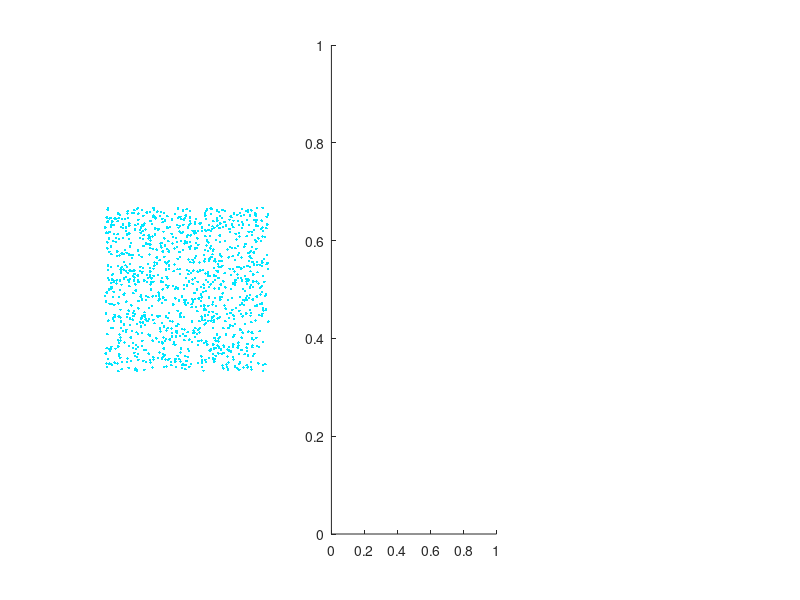

Source code (MATLAB): (Note: this script raises an error after producing the figure.)
%% Chapter 16 -- Thermodynamics and Statistical Mechanics: a hard-disk gas
% Self-contained: paste into the editor or the command window and run.
% No local functions, no other files needed. Needs MATLAB R2018a or newer.
% Runs about a minute or two (1000 disks, 1500 time steps).
%   S = -sum p ln p over an M x M grid of cells (per particle, k = 1)
%   Maxwell-Boltzmann (2-D): f(v) = (m v/kT) exp(-m v^2/2kT)
clear; clc; close all;
rng(7);

%% 1 Physics Engine
N = 1000; r = 0.005; L = 1.0; kT = 1.0; m = 1;
dt = 0.002; nsteps = 1500; M = 10;
plogp = @(p) p(p>0).*log(p(p>0));
cellS = @(P) -sum(plogp(accumarray(min(floor(P(:,1)/L*M),M-1)*M + min(floor(P(:,2)/L*M),M-1) + 1, 1, [M*M 1])/size(P,1)));

%% 2 Initial Conditions -- every disk starts in the LEFT half of the box
pos = zeros(N,2); n = 0;
while n < N
    p = [r + (0.5-2*r)*rand, r + (L-2*r)*rand];
    if n == 0 || min(hypot(pos(1:n,1)-p(1), pos(1:n,2)-p(2))) > 2*r
        n = n + 1; pos(n,:) = p;
    end
end
v = randn(N,2);
v = v - mean(v,1);                               % zero total momentum
v = v*sqrt(2*N*kT/sum(v(:).^2));                 % scale so that K = N kT exactly
K0 = 0.5*sum(v(:).^2);

t = zeros(1,nsteps+1); S = t; K = t;
S(1) = cellS(pos); K(1) = K0;
nlate = 0;
for s = 1:nsteps
    pos = pos + v*dt;
    for dcol = 1:2                               % elastic reflection from the walls
        lo = pos(:,dcol) < r;  hi = pos(:,dcol) > L - r;
        pos(lo,dcol) = 2*r - pos(lo,dcol);          v(lo,dcol) = -v(lo,dcol);
        pos(hi,dcol) = 2*(L-r) - pos(hi,dcol);      v(hi,dcol) = -v(hi,dcol);
    end
    dxm = pos(:,1) - pos(:,1)';  dym = pos(:,2) - pos(:,2)';
    [I, J] = find(triu(dxm.^2 + dym.^2 < (2*r)^2, 1));
    for q = 1:numel(I)
        i = I(q); j = J(q);
        dr = pos(i,:) - pos(j,:);  dist = norm(dr);
        if dist == 0, continue; end
        nv = dr/dist;  vn = (v(i,:) - v(j,:))*nv';
        if vn < 0                                % approaching: swap the normal components
            v(i,:) = v(i,:) - vn*nv;  v(j,:) = v(j,:) + vn*nv;
            if s*dt > 1.0, nlate = nlate + 1; end
        end
    end
    t(s+1) = s*dt; S(s+1) = cellS(pos); K(s+1) = 0.5*sum(v(:).^2);
end

%% 3 Checks and figure
sp = hypot(v(:,1), v(:,2));
fprintf('--- Checking your run (Chapter 16) ---\n');
fprintf('K0 = %.1f   max |K-K0| = %.2e\n', K0, max(abs(K-K0)));
fprintf('S(0) = %.3f (theory ln(M^2/2) = %.3f)\n', S(1), log(M^2/2));
fprintf('S(end) = %.3f (ceiling ln(M^2) = %.3f; finite-N offset %.3f)\n', S(end), log(M^2), (M^2-1)/(2*N));
for tq = [0.25 0.5 1 2 3]
    fprintf('t = %.2f   S = %.3f\n', tq, S(round(tq/dt)+1));
end
fprintf('mean speed = %.3f (theory %.3f)  rms = %.3f (theory %.3f)\n', ...
        mean(sp), sqrt(pi*kT/2), sqrt(mean(sp.^2)), sqrt(2*kT));
fprintf('collisions per disk per unit time (t>1) = %.1f (dilute theory %.1f)\n', ...
        2*nlate/N/(t(end)-1), 2*(2*r)*(N/L^2)*sqrt(2)*sqrt(pi*kT/2));

dk  = @(ax) set(ax,'Color','k','XColor','w','YColor','w','Box','on');
lgs = @(lg) set(lg,'Color','k','EdgeColor','w','TextColor','w');
fig = figure('Color','k','Position',[100 100 1500 460]);

ax = subplot(1,3,1);
plot(pos(:,1), pos(:,2), '.', 'Color', [0 0.9 1], 'MarkerSize', 6); axis equal; xlim([0 1]); ylim([0 1]);
title('1000 disks at t = 3.0','Color','w'); dk(ax);

ax = subplot(1,3,2); hold on;
histogram(sp, 30, 'Normalization','pdf', 'FaceColor',[1 0 1], 'EdgeColor','k');
vv = linspace(0,4,200);
plot(vv, (m*vv/kT).*exp(-m*vv.^2/(2*kT)), 'Color', [1 0.9 0], 'LineWidth', 1.8);
title('Speed distribution','Color','w'); xlabel('speed'); dk(ax);
lgs(legend('simulation','Maxwell-Boltzmann (2D)'));

ax = subplot(1,3,3); hold on;
plot(t, S, 'Color', [0 1 0.53], 'LineWidth', 1.6);
plot([0 t(end)], log(M^2)*[1 1], '--', 'Color', [0.6 0.6 0.6]);
plot(t, K/K0, 'Color', [1 0.53 0], 'LineWidth', 1.6);
title('Ledger','Color','w'); xlabel('t'); dk(ax);
lgs(legend('S (coarse-grained)','ln(M^2)','K / K_0','Location','east'));

try, set(fig,'InvertHardcopy','off'); print(fig,'fig16_16.png','-dpng','-r300'); catch, end
